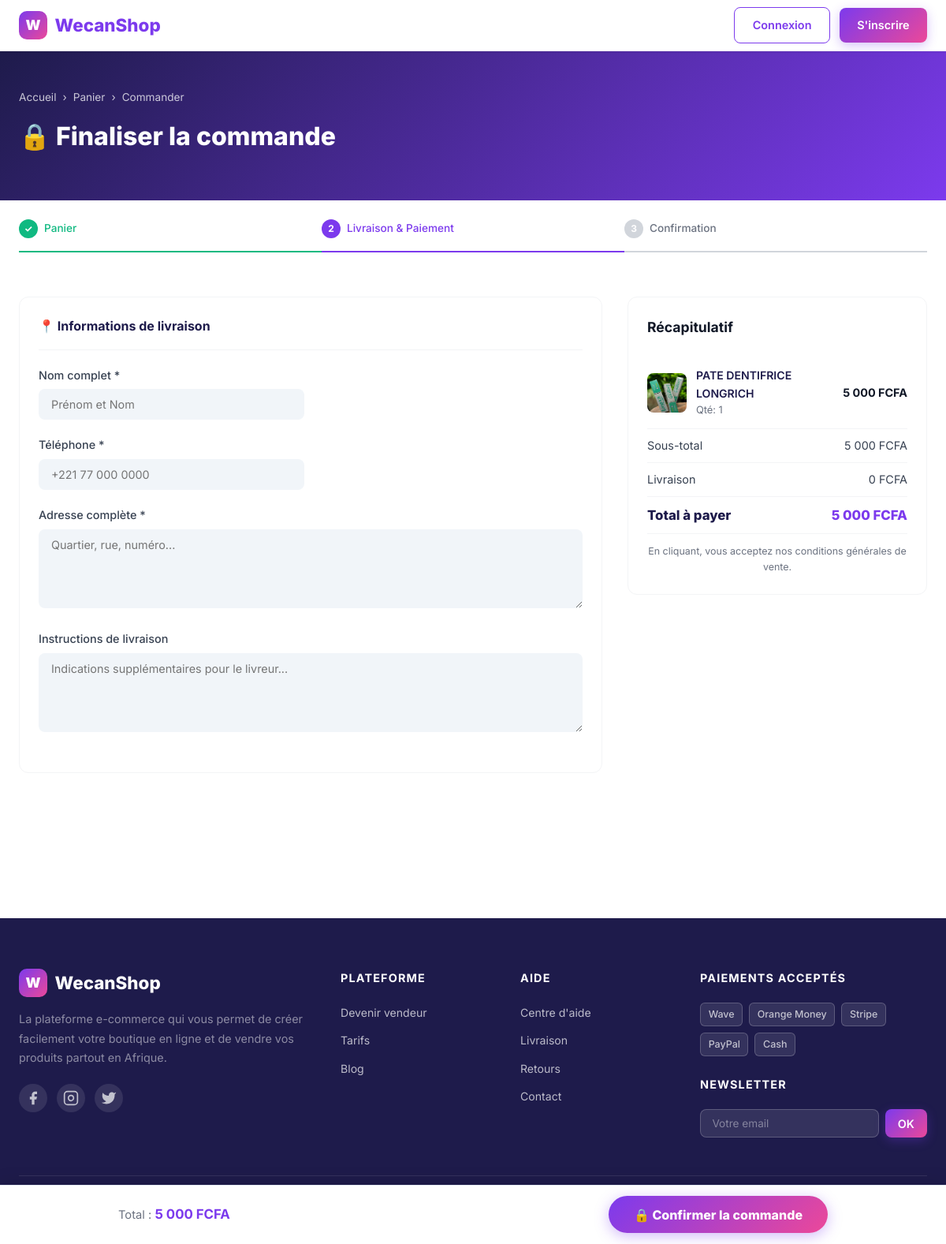
Screenshot of /checkout.php?buy_now=10&qty=1 with the database file from the repository.
### tables this page shows
CREATE TABLE `products` (
  `id` int(11) NOT NULL,
  `store_id` int(11) NOT NULL,
  `category_id` int(11) DEFAULT NULL,
  `name` varchar(200) NOT NULL,
  `slug` varchar(200) NOT NULL,
  `description` text DEFAULT NULL,
  `patient_problems` text DEFAULT NULL,
  `advantages` text DEFAULT NULL,
  `posologie` text DEFAULT NULL,
  `problems_image` varchar(255) DEFAULT NULL,
  `advantages_image` varchar(255) DEFAULT NULL,
  `posologie_image` varchar(255) DEFAULT NULL,
  `price` decimal(10,2) NOT NULL,
  `delivery_fee` decimal(10,2) DEFAULT 0.00,
  `original_price` decimal(10,2) DEFAULT NULL,
  `stock` int(11) DEFAULT 0,
  `image` varchar(255) DEFAULT NULL,
  `status` enum('active','inactive') DEFAULT 'active',
  `views` int(11) DEFAULT 0,
  `created_at` timestamp NOT NULL DEFAULT current_timestamp(),
  `problems_image_width` tinyint(4) DEFAULT 100,
  `advantages_image_width` tinyint(4) DEFAULT 100,
  `posologie_image_width` tinyint(4) DEFAULT 100
);

### includes/functions.php (called while the page is built, shortened)
<?php
function formatPrice(float $price): string {
    return number_format($price, 0, ',', ' ') . ' FCFA';
}
function escape(string $str): string {
    return htmlspecialchars($str, ENT_QUOTES, 'UTF-8');
}
function getProductImageUrl(?string $image): string {
    if ($image && file_exists(__DIR__ . '/../uploads/products/' . $image)) {
        return SITE_URL . '/uploads/products/' . $image;
    }
    return 'https://placehold.co/400x400/7C3AED/ffffff?text=WecanShop';
}

### checkout.php (the view, shortened to what this page needs)
<?php
require_once __DIR__ . '/includes/header.php';
$buyNowId = (int)($_GET['buy_now'] ?? $_POST['buy_now_id'] ?? 0);
$isBuyNow = $buyNowId > 0;
if ($isBuyNow) {
    $stmt = $pdo->prepare("SELECT p.*, s.name as store_name FROM products p JOIN stores s ON p.store_id = s.id WHERE p.id = ? AND p.status = 'active'");
    $stmt->execute([$buyNowId]);
    $buyNowProduct = $stmt->fetch();
    $qty = max(1, (int)($_GET['qty'] ?? 1));
    $items = [[
        'product_id'   => $buyNowProduct['id'],
        'name'         => $buyNowProduct['name'],
        'price'        => $buyNowProduct['price'],
        'delivery_fee' => $buyNowProduct['delivery_fee'] ?? 0,
        'quantity'     => $qty,
        'stock'        => $buyNowProduct['stock'],
        'image'        => $buyNowProduct['image'],
        'store_name'   => $buyNowProduct['store_name'],
    ]];
} else {
    $items = getCartItems();
    if (empty($items)) {
        setFlash('info', 'Votre panier est vide.');
        redirect(SITE_URL . '/shop.php');
    }
}
$subtotal = array_sum(array_map(fn($i) => $i['price'] * $i['quantity'], $items));
$deliveryFee = array_sum(array_map(fn($i) => ($i['delivery_fee'] ?? 0) * $i['quantity'], $items));
$total = $subtotal + $deliveryFee;
?>
<div class="page-header">
    <div class="container">
        <div class="breadcrumb">
            <a href="<?= SITE_URL ?>">Accueil</a> ›
            <a href="<?= SITE_URL ?>/cart.php">Panier</a> ›
            <span>Commander</span>
        </div>
        <h1>🔒 Finaliser la commande</h1>
    </div>
</div>
<div class="container" style="padding-bottom:3rem">
    <div class="checkout-steps" style="margin:1.5rem 0">
        <div class="checkout-step done">
            <div class="step-dot">✓</div> Panier
        </div>
        <div class="checkout-step active">
            <div class="step-dot">2</div> Livraison & Paiement
        </div>
        <div class="checkout-step">
            <div class="step-dot">3</div> Confirmation
        </div>
    </div>
    <form method="POST" action="<?= $isBuyNow ? '?buy_now=' . $buyNowId : '' ?>" id="checkoutForm">
        <div class="checkout-layout">
            <div>
                <div class="card">
                    <div class="card-header">
                        <div class="card-title">📍 Informations de livraison</div>
                    </div>
                    <div class="form-grid-2">
                        <div class="form-group">
                            <label class="form-label">Nom complet *</label>
                            <input type="text" name="customer_name" class="form-control"
                                   value="<?= escape($_POST['customer_name'] ?? '') ?>"
                                   placeholder="Prénom et Nom" required>
                        </div>
                    </div>
                    <div class="form-grid-2">
                        <div class="form-group">
                            <label class="form-label">Téléphone *</label>
                            <input type="tel" name="customer_phone" class="form-control"
                                   value="<?= escape($_POST['customer_phone'] ?? '') ?>"
                                   placeholder="+221 77 000 0000" required>
                        </div>
                    </div>
                    <div class="form-group">
                        <label class="form-label">Adresse complète *</label>
                        <textarea name="delivery_address" class="form-control" rows="2"
                                  placeholder="Quartier, rue, numéro..." required><?= escape($_POST['delivery_address'] ?? '') ?></textarea>
                    </div>
                    <div class="form-group">
                        <label class="form-label">Instructions de livraison</label>
                        <textarea name="notes" class="form-control" rows="2"
                                  placeholder="Indications supplémentaires pour le livreur..."><?= escape($_POST['notes'] ?? '') ?></textarea>
                    </div>
                </div>
            </div>
            <div>
                <div class="cart-summary">
                    <h3>Récapitulatif</h3>
                    <?php foreach ($items as $item): ?>
                    <div style="display:flex;align-items:center;gap:.75rem;padding:.75rem 0;border-bottom:1px solid var(--gray-100)">
                        <img src="<?= getProductImageUrl($item['image']) ?>"
                             style="width:50px;height:50px;border-radius:8px;object-fit:cover">
                        <div style="flex:1">
                            <div style="font-size:.88rem;font-weight:600;color:var(--dark)"><?= escape($item['name']) ?></div>
                            <div style="font-size:.8rem;color:var(--gray-500)">Qté: <?= $item['quantity'] ?></div>
                        </div>
                        <div style="font-weight:700;font-size:.9rem"><?= formatPrice($item['price'] * $item['quantity']) ?></div>
                    </div>
                    <?php endforeach; ?>
                    <div class="summary-row">
                        <span>Sous-total</span>
                        <span><?= formatPrice($subtotal) ?></span>
                    </div>
                    <div class="summary-row">
                        <span>Livraison</span>
                        <span><?= formatPrice($deliveryFee) ?></span>
                    </div>
                    <div class="summary-row total">
                        <span>Total à payer</span>
                        <span><?= formatPrice($total) ?></span>
                    </div>
                    <p style="font-size:.78rem;color:var(--gray-500);text-align:center;margin-top:.75rem">
                        En cliquant, vous acceptez nos conditions générales de vente.
                    </p>
                </div>
            </div>
        </div>
    </form>
</div>
<div style="position:fixed;bottom:0;left:0;right:0;width:100%;z-index:999;background:white;border-top:1px solid #E2E8F0;padding:.85rem 1.25rem;box-shadow:0 -4px 20px rgba(0,0,0,.1);-webkit-transform:translateZ(0);transform:translateZ(0);box-sizing:border-box;">
    <div style="max-width:900px;margin:0 auto;display:flex;align-items:center;justify-content:space-between;gap:1rem">
        <div style="font-size:.92rem;color:var(--gray-500)">
            Total : <strong style="color:var(--primary);font-size:1.05rem"><?= formatPrice($total) ?></strong>
        </div>
        <button type="submit" form="checkoutForm"
                style="background:linear-gradient(135deg,#7C3AED,#EC4899);color:white;border:none;padding:.85rem 2rem;border-radius:50px;font-weight:800;font-size:1rem;cursor:pointer;box-shadow:0 4px 18px rgba(124,58,237,.35);white-space:nowrap">
            🔒 Confirmer la commande
        </button>
    </div>
</div>
<div style="height:80px"></div>
<?php require_once __DIR__ . '/includes/footer.php'; ?>

### assets/css/style.css (style rules this page uses)
:root { --primary: #7C3AED; --primary-dark: #5B21B6; --primary-light: #EDE9FE; --secondary: #EC4899; --accent: #06B6D4; --success: #10B981; --warning: #F59E0B; --danger: #EF4444; --dark: #1E1B4B; --gray-900: #111827; --gray-700: #374151; --gray-500: #6B7280; --gray-300: #D1D5DB; --gray-100: #F3F4F6; --white: #FFFFFF; --gradient: linear-gradient(135deg, #7C3AED 0%, #EC4899 100%); --gradient-soft: linear-gradient(135deg, #EDE9FE 0%, #FCE7F3 100%); --shadow-sm: 0 1px 3px rgba(0,0,0,.08); --shadow: 0 4px 16px rgba(0,0,0,.1); --shadow-lg: 0 10px 40px rgba(0,0,0,.15); --radius: 12px; --radius-sm: 8px; --radius-lg: 20px; --transition: all .2s ease; }
*, *::before, *::after { box-sizing: border-box; margin: 0; padding: 0; }
html { scroll-behavior: smooth; }
body { font-family: 'Inter', -apple-system, sans-serif; color: var(--gray-900); background: var(--white); line-height: 1.6; -webkit-font-smoothing: antialiased; }
a { color: inherit; text-decoration: none; }
img { max-width: 100%; display: block; }
button { cursor: pointer; font-family: inherit; border: none; background: none; }
.container { max-width: 1200px; margin: 0 auto; padding: 0 1.5rem; }
.cart-summary { background: white; border: 1px solid var(--gray-100); border-radius: var(--radius); padding: 1.5rem; position: sticky; top: 80px; }
.cart-summary h3 { font-size: 1.1rem; font-weight: 700; margin-bottom: 1.5rem; }
.summary-row { display: flex; justify-content: space-between; align-items: center; padding: .6rem 0; font-size: .9rem; color: var(--gray-700); }
.summary-row:not(:last-child) { border-bottom: 1px solid var(--gray-100); }
.summary-row.total { font-weight: 800; font-size: 1.05rem; color: var(--dark); }
.summary-row.total span:last-child { color: var(--primary); }
.form-group { margin-bottom: 1.25rem; }
.form-label { display: block; font-weight: 500; font-size: .9rem; color: var(--gray-700); margin-bottom: .4rem; }
.form-control { width: 100%; padding: .7rem 1rem; border: none; border-radius: var(--radius-sm); font-family: inherit; font-size: .9rem; color: var(--gray-900); transition: background .15s, box-shadow .15s; outline: none; background: #F1F5F9; }
textarea.form-control { resize: vertical; min-height: 100px; }
.form-grid-2 { display: grid; grid-template-columns: 1fr 1fr; gap: 1rem; }
.card { background: white; border-radius: var(--radius); padding: 1.5rem; border: 1px solid var(--gray-100); margin-bottom: 1.5rem; }
.card-header { display: flex; justify-content: space-between; align-items: center; margin-bottom: 1.25rem; padding-bottom: 1rem; border-bottom: 1px solid var(--gray-100); }
.card-title { font-size: 1rem; font-weight: 700; color: var(--dark); }
.checkout-layout { display: grid; grid-template-columns: 1fr 380px; gap: 2rem; padding: 2rem 0; }
.checkout-steps { display: flex; gap: 0; margin-bottom: 2rem; }
.checkout-step { flex: 1; display: flex; align-items: center; gap: .5rem; font-size: .85rem; font-weight: 500; color: var(--gray-500); padding-bottom: 1rem; border-bottom: 2px solid var(--gray-300); }
.checkout-step.active { color: var(--primary); border-bottom-color: var(--primary); }
.checkout-step.done { color: var(--success); border-bottom-color: var(--success); }
.step-dot { width: 24px; height: 24px; border-radius: 50%; background: var(--gray-300); display: flex; align-items: center; justify-content: center; font-size: .75rem; font-weight: 700; color: white; }
.checkout-step.active .step-dot { background: var(--primary); }
.checkout-step.done .step-dot { background: var(--success); }
.page-header { background: linear-gradient(135deg, var(--dark) 0%, var(--primary) 100%); color: white; padding: 3rem 0; margin-bottom: 0; }
.page-header h1 { font-size: 2rem; font-weight: 800; margin-bottom: .5rem; }
.breadcrumb { display: flex; align-items: center; gap: .5rem; font-size: .85rem; opacity: .75; margin-bottom: .75rem; }

### checkout.php (style rules this page uses)
html,body { overflow-x:hidden; }

### rows the page displays
products: image (picture), name "PATE DENTIFRICE LONGRICH", quantity "1", formatPrice($item['price']*$item['quantity']) "5 000 FCFA", price "5 000 FCFA", delivery_fee "0 FCFA", formatPrice($total) "5 000 FCFA"

### other values shown
$navBrandLetter "W"
$navBrandName "WecanShop"
